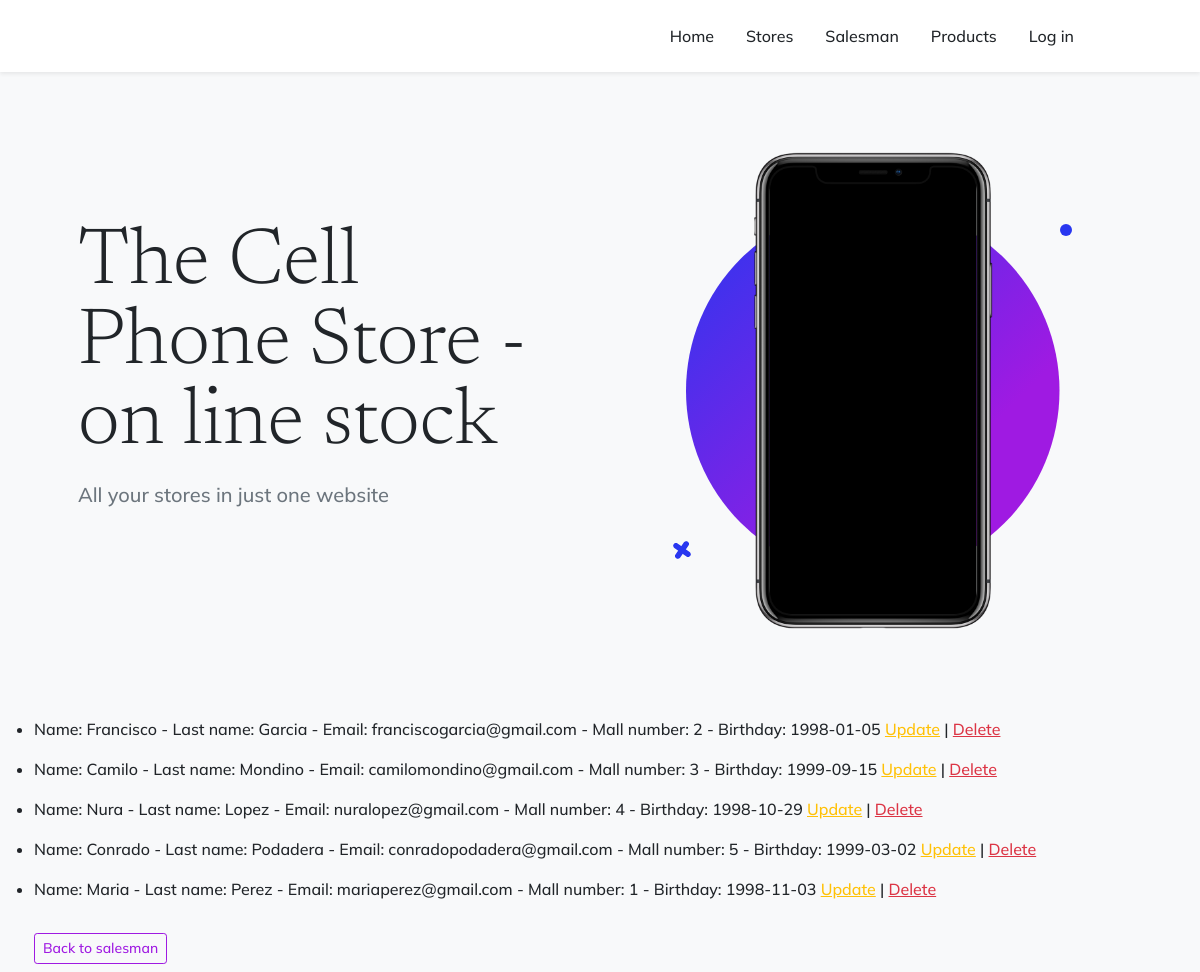
Page /App/leer_vendedor/ on the committed database.
### App/models.py (models this page shows)
class Vendedores(models.Model):
    name= models.CharField(max_length=30)
    last_name= models.CharField(max_length=30)
    email= models.EmailField()
    mall_number= models.CharField(max_length=30)
    birthday= models.DateField()
    class Meta:
        verbose_name_plural = "Vendedores"
    def __str__(self):
        return f"Name: {self.name} - Last name: {self.last_name} - Email: {self.email} - Mall number: {self.mall_number} - Birthday: {self.birthday}"

### App/views.py (the view)
# urls.py: path('leer_vendedor/',views.leer_vendedor, name="Leer_Vendedor"),
def leer_vendedor(request):
      vendedores= Vendedores.objects.all()
      return render(request, "App/leer_vendedor.html",{"vendedores":vendedores})

### App/templates/App/leer_vendedor.html (shortened to what this page needs)
{% extends "App/index.html" %}
{% load static %}
{% block contenido_que_cambia %}
    <section class="bg-light py-2">
        <div class="container px-1">
            <div class="row gx-1 justify-content-center">
    <ul>
        {% for v in vendedores %}
            <li>
                <p>{{v}}
                <a href="{% url 'Editar_Vendedor' v.name %}" class="link-warning">Update</a> |
                <a href="{% url 'Eliminar_Vendedor' v.name %}" class="link-danger"> Delete</a>
                </p>
            </li>
        {% endfor %}
    </ul>
    <br>
    <a href="{%  url 'Vendedores' %}">
        <button type="button" class="btn btn-outline-secondary btn-sm">Back to salesman</button>
{% endblock %}

### rows in the picture
Vendedores: name+last_name+email "Name: Francisco - Last name: Garcia - Email: franciscogarcia@gmail.com - Mall number: 2 - Birthday: 1998-01-05"
Vendedores: name+last_name+email "Name: Camilo - Last name: Mondino - Email: camilomondino@gmail.com - Mall number: 3 - Birthday: 1999-09-15"
Vendedores: name+last_name+email "Name: Nura - Last name: Lopez - Email: nuralopez@gmail.com - Mall number: 4 - Birthday: 1998-10-29"
Vendedores: name+last_name+email "Name: Conrado - Last name: Podadera - Email: conradopodadera@gmail.com - Mall number: 5 - Birthday: 1999-03-02"
Vendedores: name+last_name+email "Name: Maria - Last name: Perez - Email: mariaperez@gmail.com - Mall number: 1 - Birthday: 1998-11-03"
